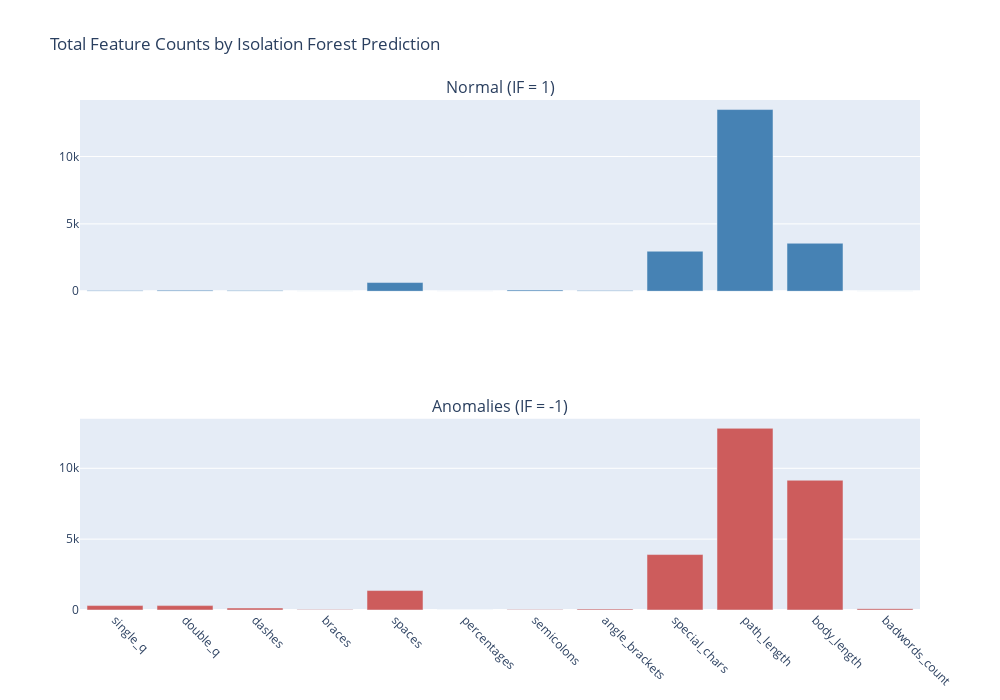

Notebook source saved alongside this figure:
### Code cell
import pandas as pd
import plotly.graph_objects as go
from plotly.subplots import make_subplots

# Let's say 'if_pred' contains IsolationForest predictions (-1 anomaly, 1 normal)
# and your DataFrame with features is called 'wsl_data'
feature_cols = [
    'single_q', 'double_q', 'dashes', 'braces', 'spaces',
    'percentages', 'semicolons', 'angle_brackets', 'special_chars',
    'path_length', 'body_length', 'badwords_count'
]

# Compute totals grouped by Isolation Forest prediction
totals = wsl_copy.groupby('anomaly_flag')[feature_cols].sum().reset_index()

# Melt for plotting
normals = totals[totals['anomaly_flag'] == 1].melt(id_vars='anomaly_flag', var_name='Feature', value_name='Total')
anomalies = totals[totals['anomaly_flag'] == -1].melt(id_vars='anomaly_flag', var_name='Feature', value_name='Total')

# Create vertically stacked bar plots
fig = make_subplots(rows=2, cols=1, shared_xaxes=True, 
                    subplot_titles=("Normal (IF = 1)", "Anomalies (IF = -1)"))

fig.add_trace(go.Bar(x=normals['Feature'], y=normals['Total'], name='Normal', marker_color='steelblue'), row=1, col=1)
fig.add_trace(go.Bar(x=anomalies['Feature'], y=anomalies['Total'], name='Anomaly', marker_color='indianred'), row=2, col=1)

fig.update_layout(
    height=700,
    width=1000,
    title_text="Total Feature Counts by Isolation Forest Prediction",
    showlegend=False
)
fig.update_xaxes(tickangle=45)
fig.show()

### Figure 1 — Plotly figure (JSON) as saved in the notebook; plotly's stock layout.template omitted (floating-point values rounded to 4 significant figures)
{"data": [{"marker": {"color": "steelblue"}, "name": "Normal", "type": "bar", "x": ["single_q", "double_q", "dashes", "braces", "spaces", "percentages", "semicolons", "angle_brackets", "special_chars", "path_length", "body_length", "badwords_count"], "xaxis": "x", "y": [56, 72, 61, 0, 646, 6, 84, 59, 2970, 13485, 3562, 0], "yaxis": "y"}, {"marker": {"color": "indianred"}, "name": "Anomaly", "type": "bar", "x": ["single_q", "double_q", "dashes", "braces", "spaces", "percentages", "semicolons", "angle_brackets", "special_chars", "path_length", "body_length", "badwords_count"], "xaxis": "x2", "y": [312, 309, 138, 34, 1372, 0, 33, 66, 3913, 12821, 9155, 97], "yaxis": "y2"}], "layout": {"annotations": [{"font": {"size": 16}, "showarrow": false, "text": "Normal (IF = 1)", "x": 0.5, "xanchor": "center", "xref": "paper", "y": 1, "yanchor": "bottom", "yref": "paper"}, {"font": {"size": 16}, "showarrow": false, "text": "Anomalies (IF = -1)", "x": 0.5, "xanchor": "center", "xref": "paper", "y": 0.375, "yanchor": "bottom", "yref": "paper"}], "height": 700, "showlegend": false, "title": {"text": "Total Feature Counts by Isolation Forest Prediction"}, "width": 1000, "xaxis": {"anchor": "y", "domain": [0, 1], "matches": "x2", "showticklabels": false, "tickangle": 45}, "xaxis2": {"anchor": "y2", "domain": [0, 1], "tickangle": 45}, "yaxis": {"anchor": "x", "domain": [0.625, 1]}, "yaxis2": {"anchor": "x2", "domain": [0, 0.375]}}}
